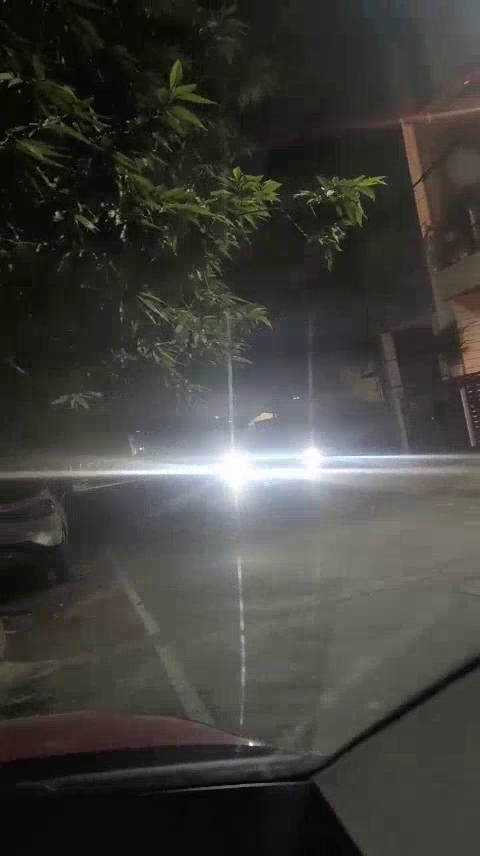
#> input picture frame 30 of RaindropRemoval/RaindropRmv/cleaned_1753089897753_chinna.mp4, 480 x 856 px, given in place of test_video_1.mp4, which was not available
$ python CLAHE_Grid.py
#> lines starting #> are read from the running program, lines starting #| are printed output that depends on the picture; pictures that were not available may be replaced by others from this repository, and a replacement may not be noted
import cv2
import numpy as np
import time

def apply_smart_selective_CLAHE_frame(
    frame,
    grid_size=(3, 3),
    percentile_thresh=110,
    std_thresh=40,
    alpha=0.7,
    use_blur=True,
    use_denoising=True
):
    img = cv2.resize(frame, (512, 512))

    if use_blur:
        img = cv2.GaussianBlur(img, (3, 3), 0)

    lab = cv2.cvtColor(img, cv2.COLOR_BGR2LAB)
    l, a, b = cv2.split(lab)

    h, w = l.shape
    gh, gw = h // grid_size[0], w // grid_size[1]

    clahe = cv2.createCLAHE(clipLimit=4, tileGridSize=(4, 4))
    enhanced_l = np.copy(l)

    for i in range(0, h, gh):
        for j in range(0, w, gw):
            y1, y2 = i, min(i + gh, h)
            x1, x2 = j, min(j + gw, w)
            patch = l[y1:y2, x1:x2]

            p75 = np.percentile(patch, 75)
            std = np.std(patch)

            if p75 < percentile_thresh and std < std_thresh:
                enhanced_patch = clahe.apply(patch)

                if use_denoising:
                    enhanced_patch = cv2.fastNlMeansDenoising(enhanced_patch, None, 10, 7, 21)

                blended_patch = cv2.addWeighted(patch, 1 - alpha, enhanced_patch, alpha, 0)
                enhanced_l[y1:y2, x1:x2] = blended_patch

    merged = cv2.merge((enhanced_l, a, b))
    enhanced_img = cv2.cvtColor(merged, cv2.COLOR_LAB2BGR)
    return enhanced_img

# 🎬 Input/output config
input_video_path = "test_video_1.mp4"
output_video_path = "side_by_side_output_skipped.avi"
frame_skip = 2  # Process every 2nd frame

cap = cv2.VideoCapture(input_video_path)
fourcc = cv2.VideoWriter_fourcc(*'XVID')
out = cv2.VideoWriter(output_video_path, fourcc, 20.0, (1024, 512))

frame_count = 0
processed_count = 0
total_processing_time = 0.0
last_combined = None

while cap.isOpened():
    ret, frame = cap.read()
#> frame is the input picture: shape (856, 480, 3); mean B, G, R 59.5, 63.8, 64.2
    if not ret:
        break

    if frame_count % frame_skip == 0:
        start_time = time.time()

        original_resized = cv2.resize(frame, (512, 512))
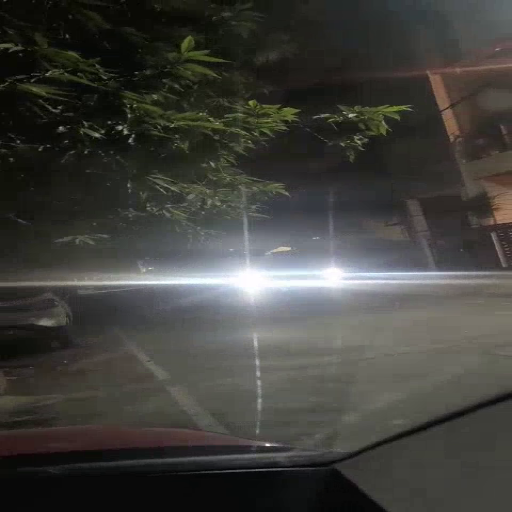
#> original_resized: shape (512, 512, 3); mean B, G, R 59.5, 63.7, 64.1
        enhanced_frame = apply_smart_selective_CLAHE_frame(frame)
#> in apply_smart_selective_CLAHE_frame, `lab = cv2.cvtColor(img, cv2.COLOR_BGR2LAB)`: lab: shape (512, 512, 3); mean of channels 0, 1, 2 66.8, 127.3, 130.7
#> in apply_smart_selective_CLAHE_frame, `l, a, b = cv2.split(lab)`:
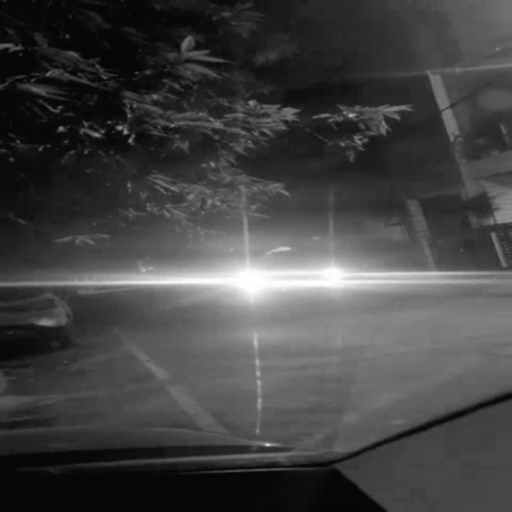
#> l: shape (512, 512); min 5, max 255, mean 66.8
#> in apply_smart_selective_CLAHE_frame, `l, a, b = cv2.split(lab)`:
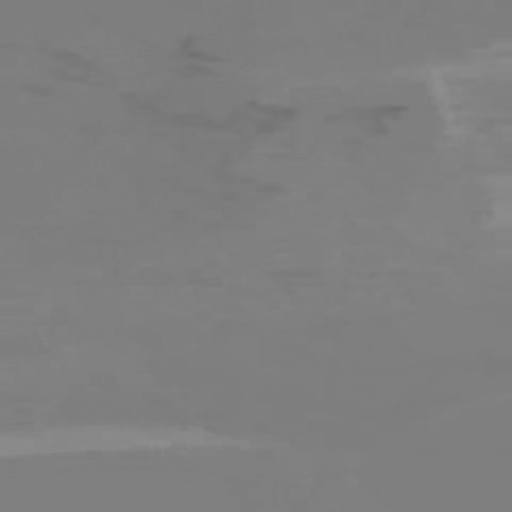
#> a: shape (512, 512); min 112, max 142, mean 127.3
#> after the loop in apply_smart_selective_CLAHE_frame, `for i in range(0, h, gh):`:
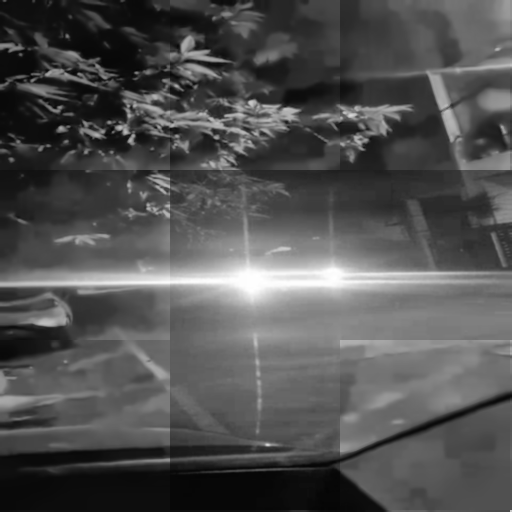
#> enhanced_l: shape (512, 512); min 5, max 255, mean 81.1
#> in apply_smart_selective_CLAHE_frame, `merged = cv2.merge((enhanced_l, a, b))`: merged: shape (512, 512, 3); mean of channels 0, 1, 2 81.1, 127.3, 130.7
#> in apply_smart_selective_CLAHE_frame, `enhanced_img = cv2.cvtColor(merged, cv2.COLOR_LAB2BGR)`:
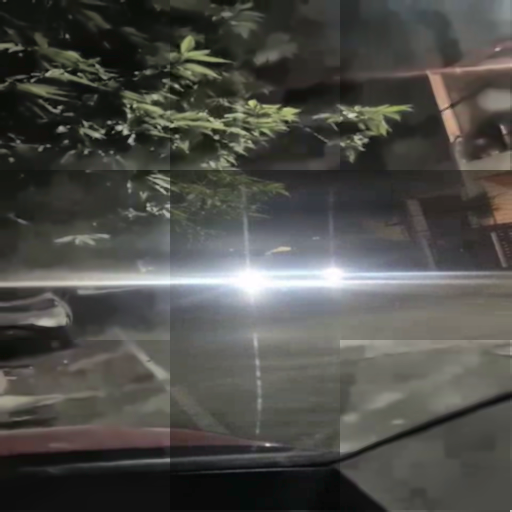
#> enhanced_img: shape (512, 512, 3); mean B, G, R 72.5, 76.9, 77.2
        combined = np.hstack((original_resized, enhanced_frame))
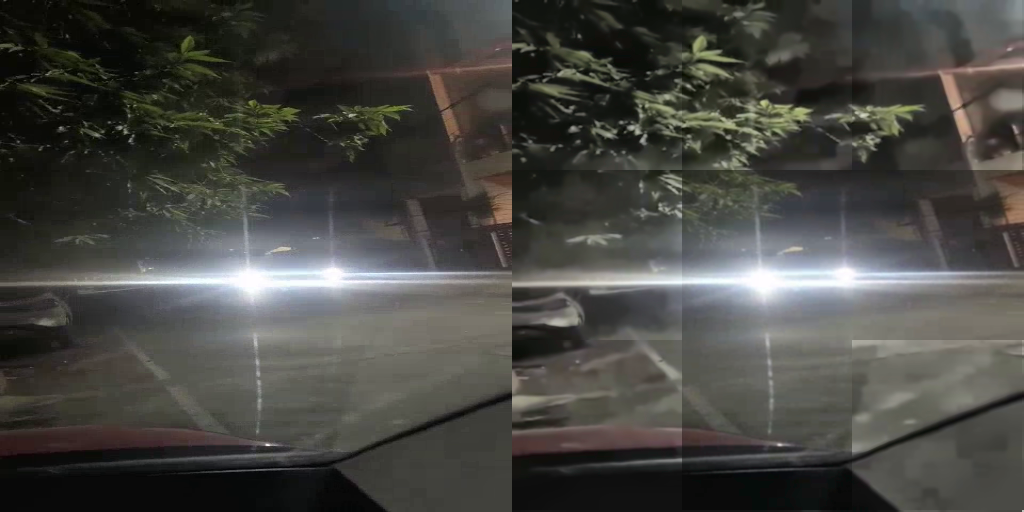
#> combined: shape (512, 1024, 3); mean B, G, R 66, 70.3, 70.7

        total_processing_time += (time.time() - start_time)
        last_combined = combined
        processed_count += 1

    # Reuse last processed frame for skipped frames
    if last_combined is not None:
        out.write(last_combined)

    frame_count += 1

cap.release()
out.release()

avg_time = total_processing_time / processed_count if processed_count else 0
print(f"✅ Processed {processed_count} frames (out of {frame_count})")
print(f"📁 Output saved to: {output_video_path}")
print(f"⏱️ Avg processing time per processed frame: {avg_time:.3f} sec")

$ run again, starting later in the video
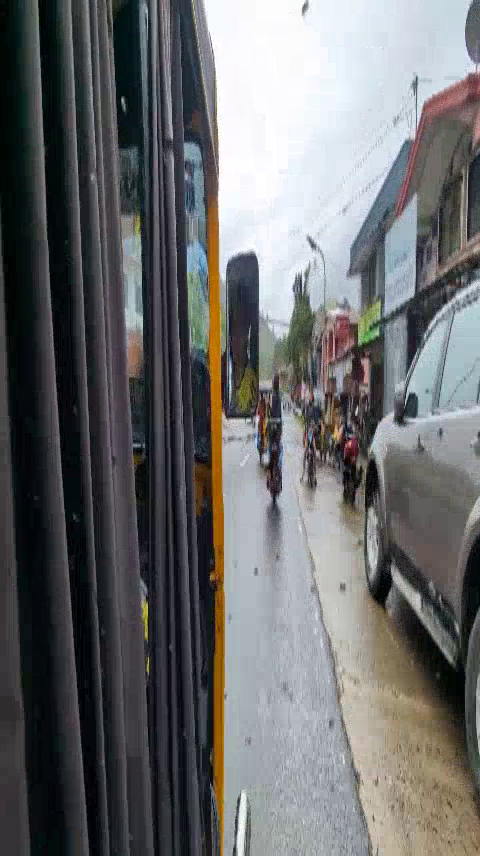
#> input picture frame 135 of RaindropRemoval/RaindropRmv/cleaned_1753089897753_chinna.mp4, 480 x 856 px, given in place of test_video_1.mp4, which was not available
#> frame is the input picture: shape (856, 480, 3); mean B, G, R 108.1, 107.4, 106.5
#> lab: shape (512, 512, 3); mean of channels 0, 1, 2 111.5, 128.3, 127.5
#> after the loop in apply_smart_selective_CLAHE_frame, `for i in range(0, h, gh):`:
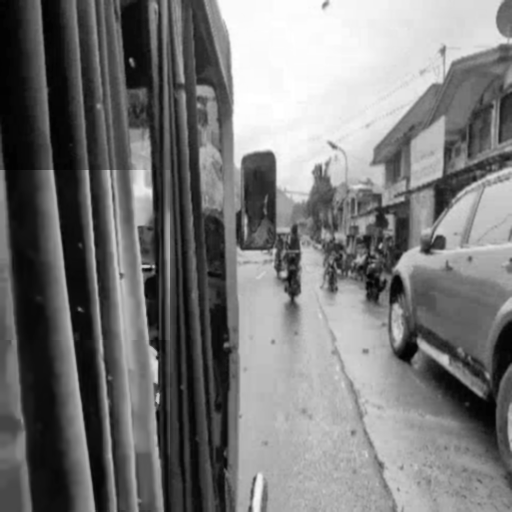
#> enhanced_l: shape (512, 512); min 1, max 255, mean 118.9
#> merged: shape (512, 512, 3); mean of channels 0, 1, 2 118.9, 128.3, 127.5
#> `combined = np.hstack((original_resized, enhanced_frame))`:
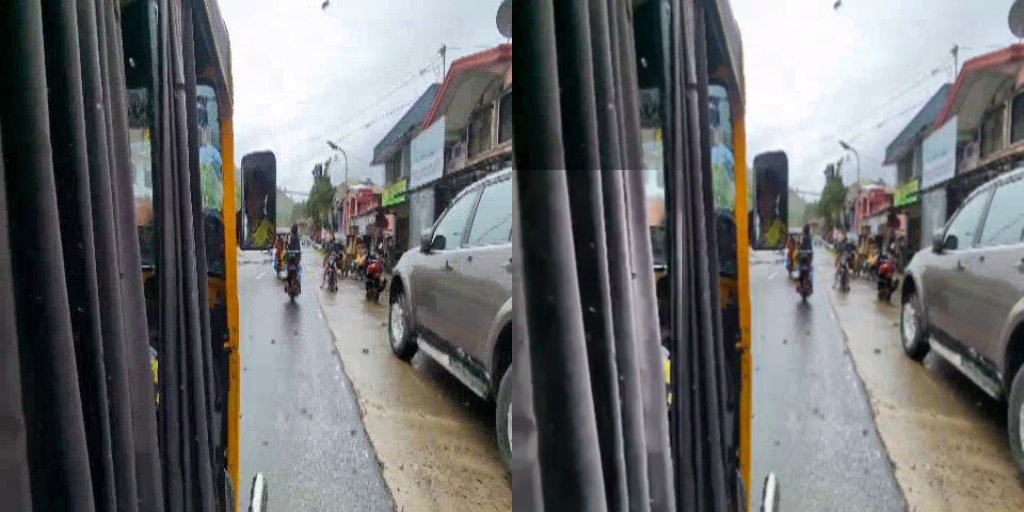
#> combined: shape (512, 1024, 3); mean B, G, R 111.5, 110.9, 110

$ run again, starting later in the video
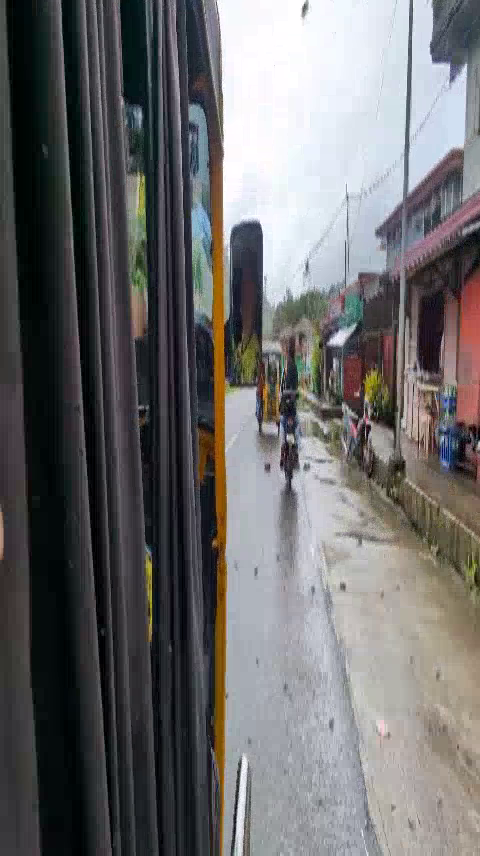
#> input picture frame 240 of RaindropRemoval/RaindropRmv/cleaned_1753089897753_chinna.mp4, 480 x 856 px, given in place of test_video_1.mp4, which was not available
#> frame is the input picture: shape (856, 480, 3); mean B, G, R 107.8, 107.2, 108.1
#> lab: shape (512, 512, 3); mean of channels 0, 1, 2 111.7, 128.9, 127.8
#> after the loop in apply_smart_selective_CLAHE_frame, `for i in range(0, h, gh):`:
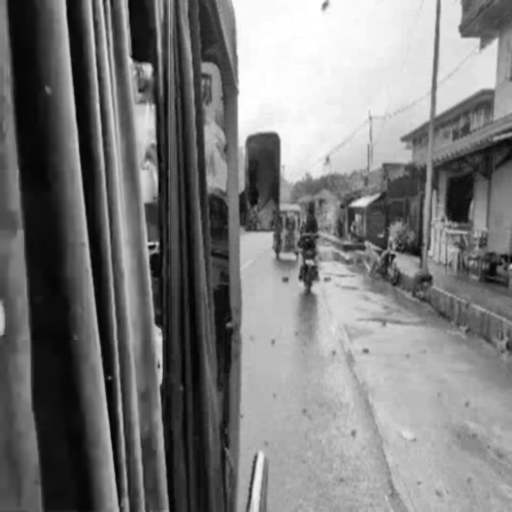
#> enhanced_l: shape (512, 512); min 2, max 255, mean 122.4
#> merged: shape (512, 512, 3); mean of channels 0, 1, 2 122.4, 128.9, 127.8
#> `combined = np.hstack((original_resized, enhanced_frame))`:
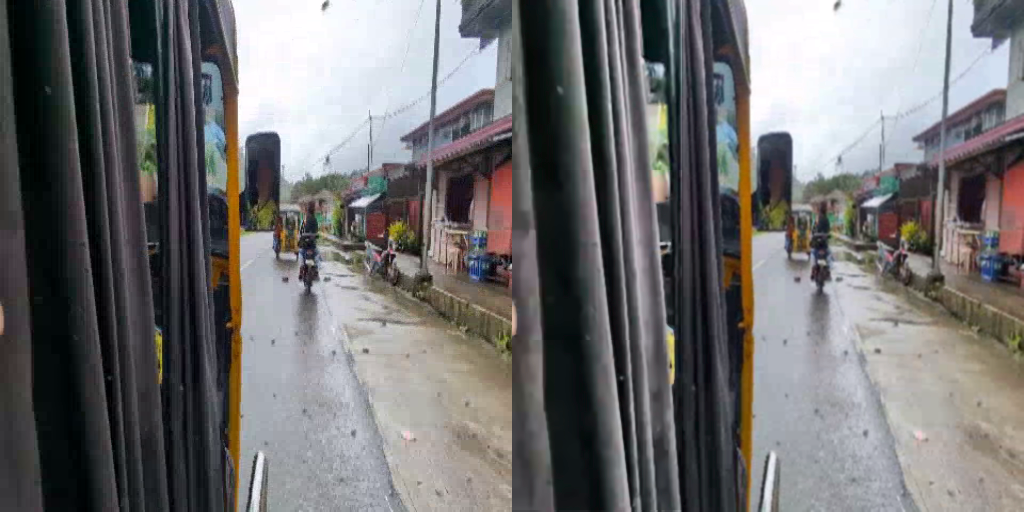
#> combined: shape (512, 1024, 3); mean B, G, R 112.9, 112.2, 113.1
